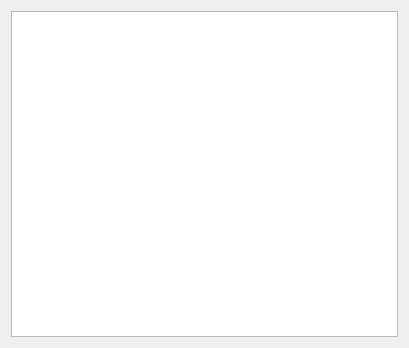
<?xml version="1.0" encoding="UTF-8"?>
<ui version="4.0">
 <class>Widget</class>
 <widget class="QWidget" name="Widget">
  <property name="geometry">
   <rect>
    <x>0</x>
    <y>0</y>
    <width>409</width>
    <height>348</height>
   </rect>
  </property>
  <property name="windowTitle">
   <string>Widget</string>
  </property>
  <layout class="QVBoxLayout" name="verticalLayout">
   <item>
    <widget class="QTableWidget" name="tableWidget"/>
   </item>
  </layout>
 </widget>
 <resources/>
 <connections/>
</ui>
